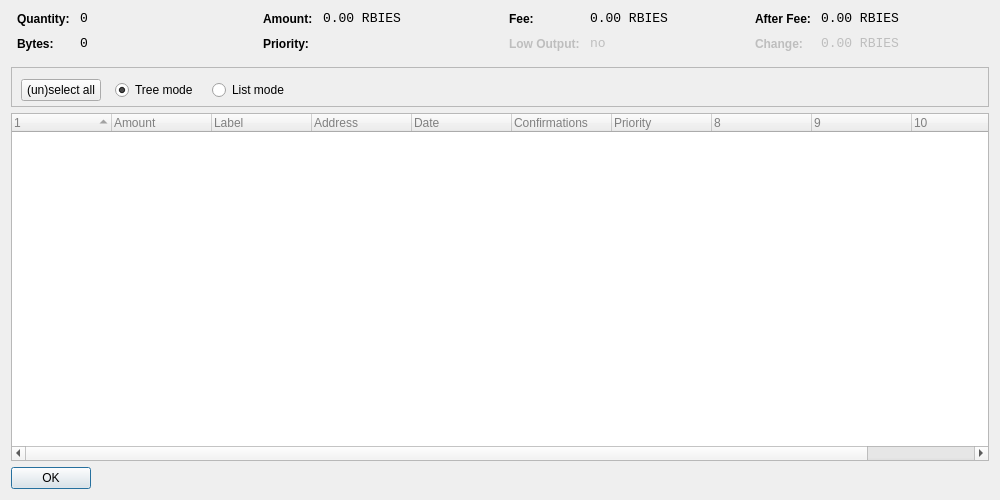
<?xml version="1.0" encoding="UTF-8"?>
<ui version="4.0">
 <class>CoinControlDialog</class>
 <widget class="QDialog" name="CoinControlDialog">
  <property name="geometry">
   <rect>
    <x>0</x>
    <y>0</y>
    <width>1000</width>
    <height>500</height>
   </rect>
  </property>
  <property name="windowTitle">
   <string>Coin Control</string>
  </property>
  <property name="styleSheet">
   <string notr="true">QProgressBar {
        background-color: #333333;
        border-radius: 6px;
        text-align: center;
        color: white;
}

QProgressBar::chunk {
        background: QLinearGradient(x1: 0, y1: 0, x2: 1, y2: 0, stop: 0 #AEC6CF, stop: 1 #AEC6FF);
        border-radius: 6px; margin: 0px;
}

QScrollArea {
        border-radius: 6px;
        border-width: 0;
        border-style: none;
        padding: 8px;
        background-color: #111;
        color: white;
}

QSpinBox {
        border-radius: 4px;
        border-width: 0;
        border-style: none;
        padding: 8px;
        background-color: #111;
        color: white;
}

QVBoxLayout {
        border-radius: 6px;
        border-width: 0;
        border-style: none;
        padding: 8px;
        background-color: #111;
        color: white;
}

QDialog, QMainWindow, QFrame {
        color: white;
        background-color: #333333;
        border: none;
}

QMenu {
        background-color: #333333; color: white;
}

QLabel {
        background-color: transparent;
}

QCheckBox {
        border-radius: 2px;
        border-width: 0;
        border-style: none;
        padding: 3px;
        background-color: #111;
        color: white;
}

QFrame#central { background-color: #333333; border: none }
QFrame#frame, QFrame#frame_2, QFrame#frame_3 {
        background-color: #333333;
        border-style: plain;
        border-width: 20px;
        border-radius: 15px;
        border-color: #111;
        min-width: 10em;
        padding: 6px;
}
QLabel[openExternalLinks=true], QHeaderView { color: #aaaaaa }
QLabel[openExternalLinks=false] { color: white; font-weight: normal }
QPushButton, QToolButton {
        border: 4px solid #111;
        border-radius: 7px;
        background-color: #111;
        color: white;
        padding: 6px;
        margin: 6px;
}
QPushButton:pressed, QToolButton:checked {
        color: #AEC6CF;
}
QPushButton:pressed, QToolButton:pressed {
        border-color: #AEC6DF;
        color: #AEC6DF;
}
QPushButton:disabled, QToolButton:disabled {
        color: #444;
        background-color: #222;
}


#scrollAreaWidgetContents QToolButton {
        border-radius: 8px;
        border-width: 0px;
}

/* the background-color is overridden to transparent for mac os x
   due to the entire toolbar area not being drawable in a regular
   QMainWindow
*/
QToolBar { background: #333333; border: 0px solid black; padding: 3px; }

QToolBar::handle { image: url(handle.png); }
QStatusBar { background: #333333; }
QMenuBar { background: #333333; }
QMenuBar::item { background: #333333; color: white; }

#scrollAreaWidgetContents { background: #222 }
#scrollAreaWidgetContents &gt; QFrame { background-color: #222; border-width: 0px; border-style: none; }

QLineEdit {
        border-radius: 6px;
        border-width: 2px;
        border-color: #222;
        padding: 8px;
        background-color: #111;
        color: white;
}

QComboBox {
        border-radius: 6px;
        border-width: 0;
        border-style: none;
        padding: 8px;
        background-color: #111;
        color: white;
}

QComboBox::drop-down {
        border-width: 0;
        border-style: none;
        background-color: #111;
        color: white;
}

QTableView {
        background: #111;
        color: white;
        border-style: none;
        selection-background-color: #aaaaaa;
    alternate-background-color: #222;
        selection-color: #111;
        border: 0px solid black;
}

QHeaderView { color: #aaaaaa; background-color: #111; background-image: none; }
QHeaderView::section { color: #aaaaaa; background-color: #222; }
QHeaderView::section:checked { background-color: #111; }

QTabWidget {
        background: #111;
}

 QTabWidget::pane {
     border-top: 2px solid #111;
     border: 4px solid #111;
     border-bottom-left-radius: 8px;
     border-bottom-right-radius: 8px;
     border-top-right-radius: 8px;
        background: #111;
 }

 QTabWidget::tab-bar {
     left: 5px; /* move to the right by 5px */
 }

 /* Style the tab using the tab sub-control. Note that
     it reads QTabBar _not_ QTabWidget */
 QTabBar::tab {
     background: #111;
     border: 4px solid #222;
     border-bottom-color: #111; /* same as the pane color */
     border-top-left-radius: 4px;
     border-top-right-radius: 4px;
     min-width: 8ex;
     padding: 4px;
     color: #888;
 }

 QTabBar::tab:selected, QTabBar::tab:hover {
     color: #aaaaaa
 }

 QTabBar::tab:selected {
     border-color: #111; /* same as pane color */
     border-top-color: #aaaaaa;
 }

 QTabBar::tab:!selected {
     margin-top: 2px; /* make non-selected tabs look smaller */
 }

 /* make use of negative margins for overlapping tabs */
 QTabBar::tab:selected {
     /* expand/overlap to the left and right by 4px */
     margin-left: -4px;
     margin-right: -4px;
 }

 QTabBar::tab:first:selected {
     margin-left: 0; /* the first selected tab has nothing to overlap with on the left */
 }

 QTabBar::tab:last:selected {
     margin-right: 0; /* the last selected tab has nothing to overlap with on the right */
 }

 QTabBar::tab:only-one {
     margin: 0; /* if there is only one tab, we don't want overlapping margins */
 }


</string>
  </property>
  <layout class="QVBoxLayout" name="verticalLayout">
   <item>
    <layout class="QHBoxLayout" name="horizontalLayoutTop" stretch="0,0,0,0">
     <property name="topMargin">
      <number>0</number>
     </property>
     <property name="bottomMargin">
      <number>10</number>
     </property>
     <item>
      <layout class="QFormLayout" name="formLayoutCoinControl1">
       <property name="horizontalSpacing">
        <number>10</number>
       </property>
       <property name="verticalSpacing">
        <number>10</number>
       </property>
       <property name="leftMargin">
        <number>6</number>
       </property>
       <property name="rightMargin">
        <number>6</number>
       </property>
       <item row="0" column="0">
        <widget class="QLabel" name="labelCoinControlQuantityText">
         <property name="styleSheet">
          <string notr="true">font-weight:bold;</string>
         </property>
         <property name="text">
          <string>Quantity:</string>
         </property>
        </widget>
       </item>
       <item row="0" column="1">
        <widget class="QLabel" name="labelCoinControlQuantity">
         <property name="font">
          <font>
           <family>Monospace</family>
           <pointsize>10</pointsize>
          </font>
         </property>
         <property name="cursor">
          <cursorShape>IBeamCursor</cursorShape>
         </property>
         <property name="contextMenuPolicy">
          <enum>Qt::ActionsContextMenu</enum>
         </property>
         <property name="text">
          <string notr="true">0</string>
         </property>
         <property name="textInteractionFlags">
          <set>Qt::LinksAccessibleByMouse|Qt::TextSelectableByKeyboard|Qt::TextSelectableByMouse</set>
         </property>
        </widget>
       </item>
       <item row="1" column="0">
        <widget class="QLabel" name="labelCoinControlBytesText">
         <property name="styleSheet">
          <string notr="true">font-weight:bold;</string>
         </property>
         <property name="text">
          <string>Bytes:</string>
         </property>
        </widget>
       </item>
       <item row="1" column="1">
        <widget class="QLabel" name="labelCoinControlBytes">
         <property name="font">
          <font>
           <family>Monospace</family>
           <pointsize>10</pointsize>
          </font>
         </property>
         <property name="cursor">
          <cursorShape>IBeamCursor</cursorShape>
         </property>
         <property name="contextMenuPolicy">
          <enum>Qt::ActionsContextMenu</enum>
         </property>
         <property name="text">
          <string notr="true">0</string>
         </property>
         <property name="textInteractionFlags">
          <set>Qt::LinksAccessibleByMouse|Qt::TextSelectableByKeyboard|Qt::TextSelectableByMouse</set>
         </property>
        </widget>
       </item>
      </layout>
     </item>
     <item>
      <layout class="QFormLayout" name="formLayoutCoinControl2">
       <property name="horizontalSpacing">
        <number>10</number>
       </property>
       <property name="verticalSpacing">
        <number>10</number>
       </property>
       <property name="leftMargin">
        <number>6</number>
       </property>
       <property name="rightMargin">
        <number>6</number>
       </property>
       <item row="0" column="0">
        <widget class="QLabel" name="labelCoinControlAmountText">
         <property name="styleSheet">
          <string notr="true">font-weight:bold;</string>
         </property>
         <property name="text">
          <string>Amount:</string>
         </property>
        </widget>
       </item>
       <item row="0" column="1">
        <widget class="QLabel" name="labelCoinControlAmount">
         <property name="font">
          <font>
           <family>Monospace</family>
           <pointsize>10</pointsize>
          </font>
         </property>
         <property name="cursor">
          <cursorShape>IBeamCursor</cursorShape>
         </property>
         <property name="contextMenuPolicy">
          <enum>Qt::ActionsContextMenu</enum>
         </property>
         <property name="text">
          <string notr="true">0.00 RBIES</string>
         </property>
         <property name="textInteractionFlags">
          <set>Qt::LinksAccessibleByMouse|Qt::TextSelectableByKeyboard|Qt::TextSelectableByMouse</set>
         </property>
        </widget>
       </item>
       <item row="1" column="0">
        <widget class="QLabel" name="labelCoinControlPriorityText">
         <property name="styleSheet">
          <string notr="true">font-weight:bold;</string>
         </property>
         <property name="text">
          <string>Priority:</string>
         </property>
        </widget>
       </item>
       <item row="1" column="1">
        <widget class="QLabel" name="labelCoinControlPriority">
         <property name="font">
          <font>
           <family>Monospace</family>
           <pointsize>10</pointsize>
          </font>
         </property>
         <property name="cursor">
          <cursorShape>IBeamCursor</cursorShape>
         </property>
         <property name="contextMenuPolicy">
          <enum>Qt::ActionsContextMenu</enum>
         </property>
         <property name="text">
          <string/>
         </property>
         <property name="textInteractionFlags">
          <set>Qt::LinksAccessibleByMouse|Qt::TextSelectableByKeyboard|Qt::TextSelectableByMouse</set>
         </property>
        </widget>
       </item>
      </layout>
     </item>
     <item>
      <layout class="QFormLayout" name="formLayoutCoinControl3">
       <property name="horizontalSpacing">
        <number>10</number>
       </property>
       <property name="verticalSpacing">
        <number>10</number>
       </property>
       <property name="leftMargin">
        <number>6</number>
       </property>
       <property name="rightMargin">
        <number>6</number>
       </property>
       <item row="0" column="0">
        <widget class="QLabel" name="labelCoinControlFeeText">
         <property name="styleSheet">
          <string notr="true">font-weight:bold;</string>
         </property>
         <property name="text">
          <string>Fee:</string>
         </property>
        </widget>
       </item>
       <item row="0" column="1">
        <widget class="QLabel" name="labelCoinControlFee">
         <property name="font">
          <font>
           <family>Monospace</family>
           <pointsize>10</pointsize>
          </font>
         </property>
         <property name="cursor">
          <cursorShape>IBeamCursor</cursorShape>
         </property>
         <property name="contextMenuPolicy">
          <enum>Qt::ActionsContextMenu</enum>
         </property>
         <property name="text">
          <string notr="true">0.00 RBIES</string>
         </property>
         <property name="textInteractionFlags">
          <set>Qt::LinksAccessibleByMouse|Qt::TextSelectableByKeyboard|Qt::TextSelectableByMouse</set>
         </property>
        </widget>
       </item>
       <item row="1" column="0">
        <widget class="QLabel" name="labelCoinControlLowOutputText">
         <property name="enabled">
          <bool>false</bool>
         </property>
         <property name="styleSheet">
          <string notr="true">font-weight:bold;</string>
         </property>
         <property name="text">
          <string>Low Output:</string>
         </property>
        </widget>
       </item>
       <item row="1" column="1">
        <widget class="QLabel" name="labelCoinControlLowOutput">
         <property name="enabled">
          <bool>false</bool>
         </property>
         <property name="font">
          <font>
           <family>Monospace</family>
           <pointsize>10</pointsize>
          </font>
         </property>
         <property name="cursor">
          <cursorShape>IBeamCursor</cursorShape>
         </property>
         <property name="contextMenuPolicy">
          <enum>Qt::ActionsContextMenu</enum>
         </property>
         <property name="text">
          <string notr="true">no</string>
         </property>
         <property name="textInteractionFlags">
          <set>Qt::LinksAccessibleByMouse|Qt::TextSelectableByKeyboard|Qt::TextSelectableByMouse</set>
         </property>
        </widget>
       </item>
      </layout>
     </item>
     <item>
      <layout class="QFormLayout" name="formLayoutCoinControl4">
       <property name="horizontalSpacing">
        <number>10</number>
       </property>
       <property name="verticalSpacing">
        <number>10</number>
       </property>
       <property name="leftMargin">
        <number>6</number>
       </property>
       <property name="rightMargin">
        <number>6</number>
       </property>
       <item row="0" column="0">
        <widget class="QLabel" name="labelCoinControlAfterFeeText">
         <property name="styleSheet">
          <string notr="true">font-weight:bold;</string>
         </property>
         <property name="text">
          <string>After Fee:</string>
         </property>
        </widget>
       </item>
       <item row="0" column="1">
        <widget class="QLabel" name="labelCoinControlAfterFee">
         <property name="font">
          <font>
           <family>Monospace</family>
           <pointsize>10</pointsize>
          </font>
         </property>
         <property name="cursor">
          <cursorShape>IBeamCursor</cursorShape>
         </property>
         <property name="contextMenuPolicy">
          <enum>Qt::ActionsContextMenu</enum>
         </property>
         <property name="text">
          <string notr="true">0.00 RBIES</string>
         </property>
         <property name="textInteractionFlags">
          <set>Qt::LinksAccessibleByMouse|Qt::TextSelectableByKeyboard|Qt::TextSelectableByMouse</set>
         </property>
        </widget>
       </item>
       <item row="1" column="0">
        <widget class="QLabel" name="labelCoinControlChangeText">
         <property name="enabled">
          <bool>false</bool>
         </property>
         <property name="styleSheet">
          <string notr="true">font-weight:bold;</string>
         </property>
         <property name="text">
          <string>Change:</string>
         </property>
        </widget>
       </item>
       <item row="1" column="1">
        <widget class="QLabel" name="labelCoinControlChange">
         <property name="enabled">
          <bool>false</bool>
         </property>
         <property name="font">
          <font>
           <family>Monospace</family>
           <pointsize>10</pointsize>
          </font>
         </property>
         <property name="cursor">
          <cursorShape>IBeamCursor</cursorShape>
         </property>
         <property name="contextMenuPolicy">
          <enum>Qt::ActionsContextMenu</enum>
         </property>
         <property name="text">
          <string notr="true">0.00 RBIES</string>
         </property>
         <property name="textInteractionFlags">
          <set>Qt::LinksAccessibleByMouse|Qt::TextSelectableByKeyboard|Qt::TextSelectableByMouse</set>
         </property>
        </widget>
       </item>
      </layout>
     </item>
    </layout>
   </item>
   <item>
    <widget class="QFrame" name="frame">
     <property name="minimumSize">
      <size>
       <width>182</width>
       <height>40</height>
      </size>
     </property>
     <property name="frameShape">
      <enum>QFrame::StyledPanel</enum>
     </property>
     <property name="frameShadow">
      <enum>QFrame::Sunken</enum>
     </property>
     <widget class="QWidget" name="horizontalLayoutWidget">
      <property name="geometry">
       <rect>
        <x>10</x>
        <y>0</y>
        <width>781</width>
        <height>47</height>
       </rect>
      </property>
      <layout class="QHBoxLayout" name="horizontalLayoutPanel" stretch="0,0,0,0">
       <property name="spacing">
        <number>14</number>
       </property>
       <item>
        <widget class="QPushButton" name="pushButtonSelectAll">
         <property name="sizePolicy">
          <sizepolicy hsizetype="Maximum" vsizetype="Fixed">
           <horstretch>0</horstretch>
           <verstretch>0</verstretch>
          </sizepolicy>
         </property>
         <property name="text">
          <string>(un)select all</string>
         </property>
        </widget>
       </item>
       <item>
        <widget class="QRadioButton" name="radioTreeMode">
         <property name="sizePolicy">
          <sizepolicy hsizetype="Maximum" vsizetype="Fixed">
           <horstretch>0</horstretch>
           <verstretch>0</verstretch>
          </sizepolicy>
         </property>
         <property name="text">
          <string>Tree mode</string>
         </property>
         <property name="checked">
          <bool>true</bool>
         </property>
        </widget>
       </item>
       <item>
        <widget class="QRadioButton" name="radioListMode">
         <property name="sizePolicy">
          <sizepolicy hsizetype="Maximum" vsizetype="Fixed">
           <horstretch>0</horstretch>
           <verstretch>0</verstretch>
          </sizepolicy>
         </property>
         <property name="text">
          <string>List mode</string>
         </property>
        </widget>
       </item>
       <item>
        <spacer name="horizontalSpacer">
         <property name="orientation">
          <enum>Qt::Horizontal</enum>
         </property>
         <property name="sizeHint" stdset="0">
          <size>
           <width>40</width>
           <height>20</height>
          </size>
         </property>
        </spacer>
       </item>
      </layout>
     </widget>
    </widget>
   </item>
   <item>
    <widget class="CoinControlTreeWidget" name="treeWidget">
     <property name="contextMenuPolicy">
      <enum>Qt::CustomContextMenu</enum>
     </property>
     <property name="styleSheet">
      <string notr="true">QFrame {
	color: grey;

}</string>
     </property>
     <property name="sortingEnabled">
      <bool>false</bool>
     </property>
     <property name="columnCount">
      <number>11</number>
     </property>
     <attribute name="headerShowSortIndicator" stdset="0">
      <bool>true</bool>
     </attribute>
     <attribute name="headerStretchLastSection">
      <bool>false</bool>
     </attribute>
     <column>
      <property name="text">
       <string/>
      </property>
     </column>
     <column>
      <property name="text">
       <string>Amount</string>
      </property>
     </column>
     <column>
      <property name="text">
       <string>Label</string>
      </property>
     </column>
     <column>
      <property name="text">
       <string>Address</string>
      </property>
     </column>
     <column>
      <property name="text">
       <string>Date</string>
      </property>
     </column>
     <column>
      <property name="text">
       <string>Confirmations</string>
      </property>
      <property name="toolTip">
       <string>Confirmed</string>
      </property>
     </column>
     <column>
      <property name="text">
       <string>Priority</string>
      </property>
     </column>
     <column>
      <property name="text">
       <string/>
      </property>
     </column>
     <column>
      <property name="text">
       <string/>
      </property>
     </column>
     <column>
      <property name="text">
       <string/>
      </property>
     </column>
     <column>
      <property name="text">
       <string/>
      </property>
     </column>
    </widget>
   </item>
   <item>
    <widget class="QDialogButtonBox" name="buttonBox">
     <property name="sizePolicy">
      <sizepolicy hsizetype="Maximum" vsizetype="Fixed">
       <horstretch>0</horstretch>
       <verstretch>0</verstretch>
      </sizepolicy>
     </property>
     <property name="orientation">
      <enum>Qt::Horizontal</enum>
     </property>
     <property name="standardButtons">
      <set>QDialogButtonBox::Ok</set>
     </property>
    </widget>
   </item>
  </layout>
 </widget>
 <customwidgets>
  <customwidget>
   <class>CoinControlTreeWidget</class>
   <extends>QTreeWidget</extends>
   <header>coincontroltreewidget.h</header>
  </customwidget>
 </customwidgets>
 <resources/>
 <connections/>
</ui>
